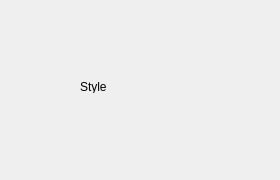
<?xml version="1.0" encoding="UTF-8"?>
<ui version="4.0">
 <class>StyleSettingsForm</class>
 <widget class="QWidget" name="StyleSettingsForm">
  <property name="geometry">
   <rect>
    <x>0</x>
    <y>0</y>
    <width>280</width>
    <height>180</height>
   </rect>
  </property>
  <property name="windowTitle">
   <string>Form</string>
  </property>
  <widget class="QLabel" name="label">
   <property name="geometry">
    <rect>
     <x>80</x>
     <y>80</y>
     <width>47</width>
     <height>13</height>
    </rect>
   </property>
   <property name="text">
    <string>Style</string>
   </property>
  </widget>
 </widget>
 <resources/>
 <connections/>
</ui>
